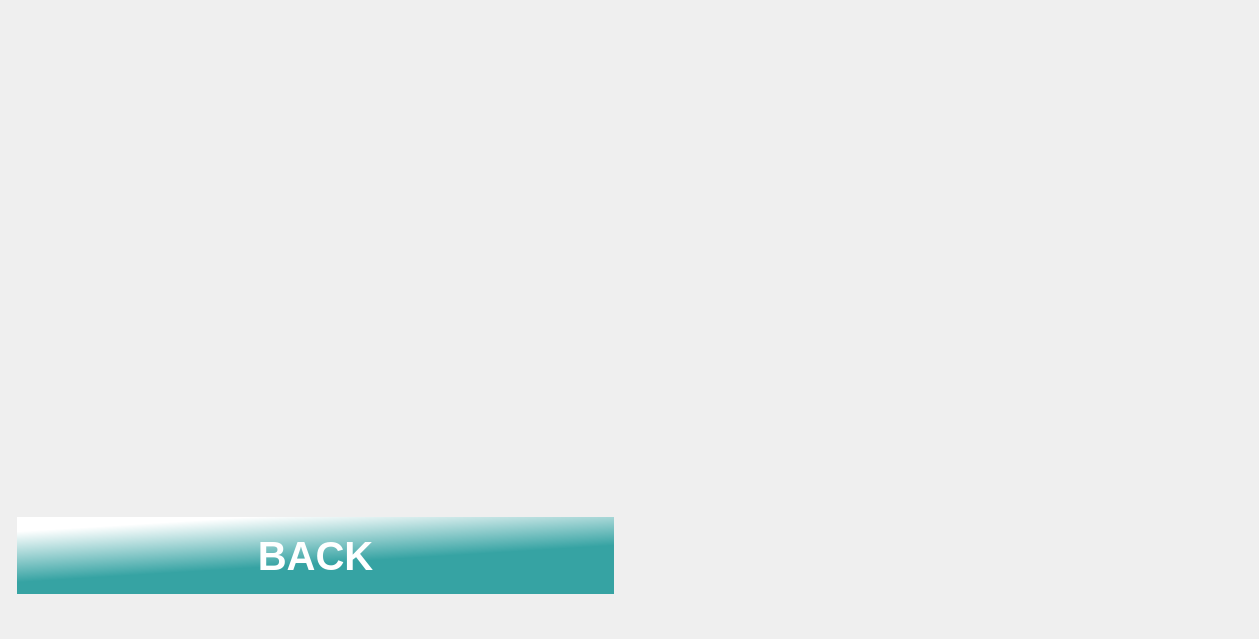
    <widget class="QWidget" name="page_66">
     <widget class="QLabel" name="label_106">
      <property name="geometry">
       <rect>
        <x>0</x>
        <y>0</y>
        <width>1250</width>
        <height>630</height>
       </rect>
      </property>
      <property name="text">
       <string/>
      </property>
      <property name="pixmap">
       <pixmap resource="icon.qrc">:/adding/adding/rm380-02-knyfs2py.jpg</pixmap>
      </property>
      <property name="scaledContents">
       <bool>true</bool>
      </property>
     </widget>
     <widget class="QLabel" name="label_107">
      <property name="geometry">
       <rect>
        <x>0</x>
        <y>0</y>
        <width>611</width>
        <height>501</height>
       </rect>
      </property>
      <property name="text">
       <string/>
      </property>
      <property name="pixmap">
       <pixmap resource="Res2.qrc">:/v_to_36/v_to_36/Vanadium-V-Element-23-of-Periodic-Table.png</pixmap>
      </property>
      <property name="scaledContents">
       <bool>true</bool>
      </property>
     </widget>
     <widget class="QPushButton" name="V_to_back">
      <property name="geometry">
       <rect>
        <x>10</x>
        <y>510</y>
        <width>611</width>
        <height>91</height>
       </rect>
      </property>
      <property name="font">
       <font>
        <pointsize>30</pointsize>
        <italic>false</italic>
        <bold>true</bold>
       </font>
      </property>
      <property name="autoFillBackground">
       <bool>false</bool>
      </property>
      <property name="styleSheet">
       <string notr="true">QPushButton
{
border:none;
color:white;
	
	
	background-color: qlineargradient(spread:pad, x1:0.651, y1:0.536, x2:0.393796, y2:0, stop:0 rgba(54, 163, 163, 255), stop:1 rgba(255, 255, 255, 255));
	
margin:7px;

}
QPushButton:pressed
{
	
	background-color: qlineargradient(spread:pad, x1:0.512878, y1:0.513273, x2:0.653182, y2:1, stop:0 rgba(54, 163, 163, 255), stop:1 rgba(255, 255, 255, 255));
}</string>
      </property>
      <property name="text">
       <string>BACK</string>
      </property>
     </widget>
    </widget>
